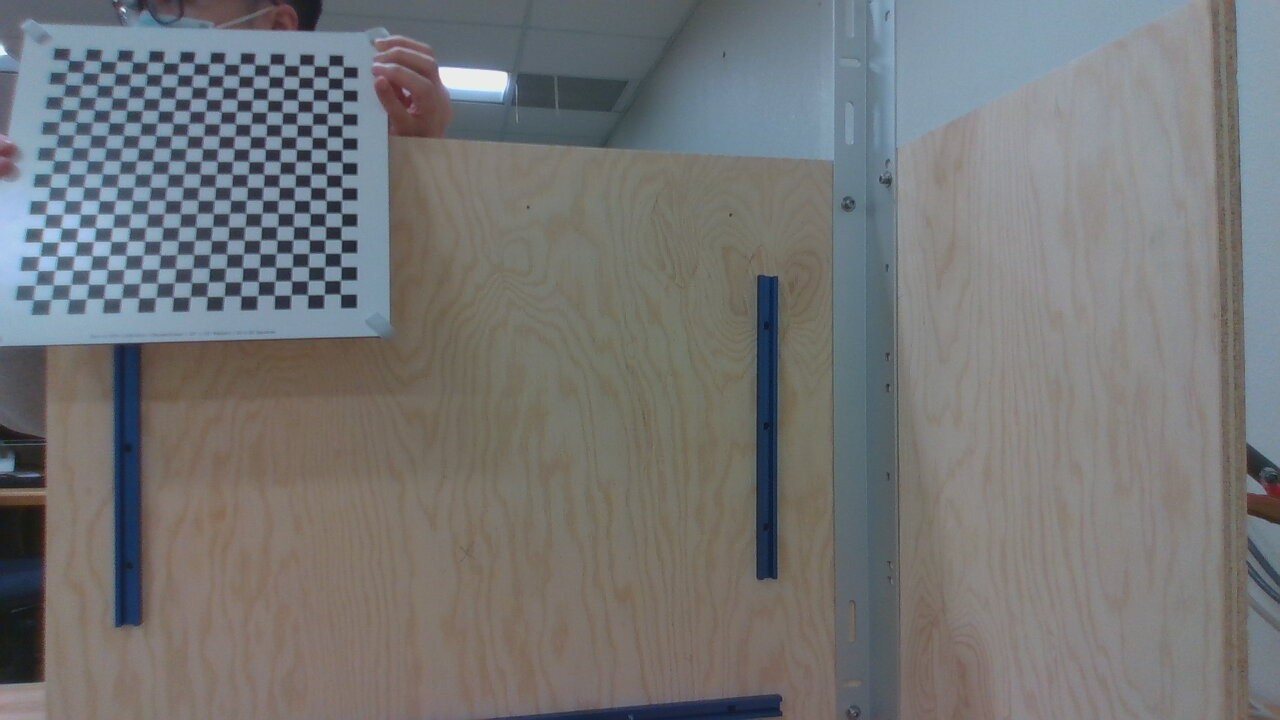
#> input picture vision/resources/calibration/mounted_cam/img_a0_down.jpg, 1280 x 720 px; its folder holds 4 pictures in this run
$ python cam_calibration.py
#> lines starting #> are read from the running program, lines starting #| are printed output that depends on the picture
#!/usr/bin/env python3
import cv2
import numpy as np
import glob

class CameraCalibration:
    def __init__(self):
        # Termination criteria
        self.criteria = (cv2.TERM_CRITERIA_EPS + cv2.TERM_CRITERIA_MAX_ITER, 30, 0.001)
        # Define lists to store points from images
        self.points_3d = [] # 3d points in real world space
        self.points_2d = [] # 2d points in image space

    def calibrate(self, directory_path, img_file_prefix, img_format, square_size, height, width):
        # Define board matrix mapping calibration sheet
#> called with img_file_prefix = 'img_', img_format = '.jpg', square_size = 0.127, height = 19, width = 19
        object_point = np.zeros((height * width, 3), np.float32)
        object_point[:, :2] = np.mgrid[0:width, 0:height].T.reshape(-1, 2)
        # Represent square_size in meters, width/height are number of squares each way
        object_point *= square_size

        # Define images and loop to find corners on board
        images = glob.glob(directory_path)

        for i in images:
            image = cv2.imread(i)
#> image is the input picture: shape (720, 1280, 3); mean B, G, R 117.9, 117.7, 116.8
            gray  = cv2.cvtColor(image, cv2.COLOR_BGR2GRAY) # Process for gray because B/W board
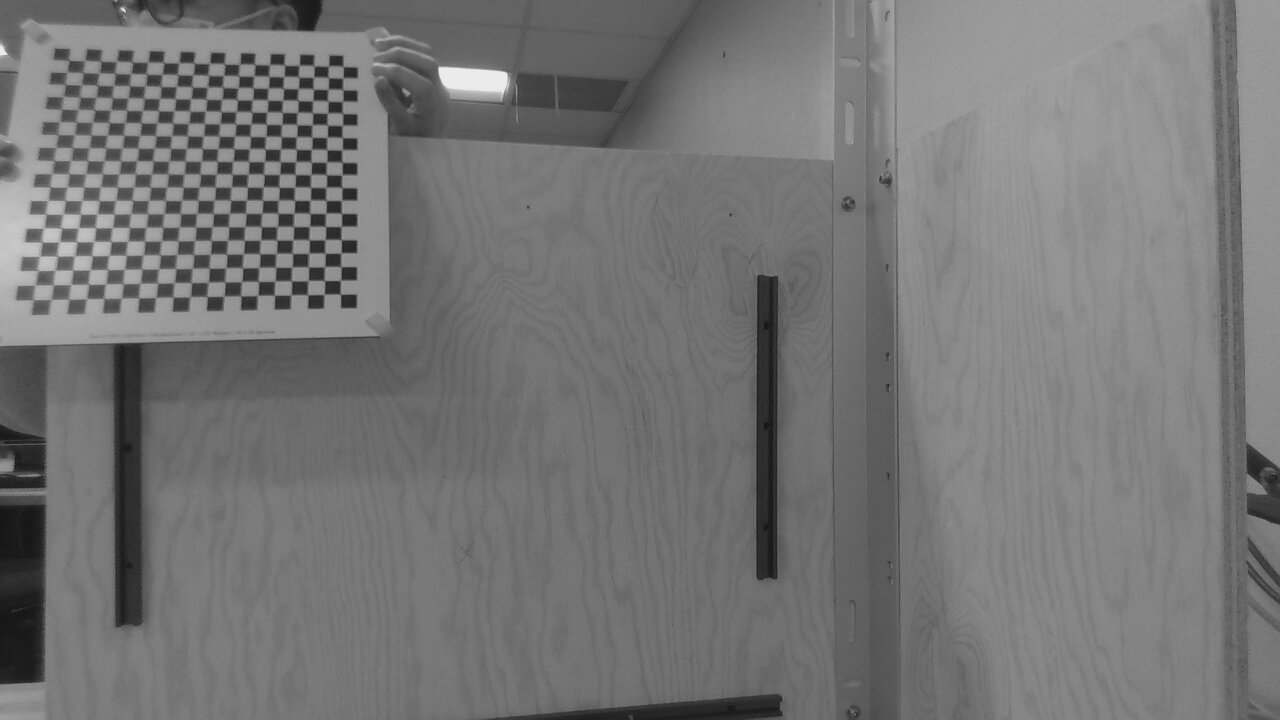
#> gray: shape (720, 1280); min 17, max 243, mean 117.4

            ret, corners = cv2.findChessboardCorners(gray, (width, height), flags=cv2.CALIB_CB_EXHAUSTIVE)
#> ret = False; corners = None

            # If corners found, add and store to our result
            if ret:
                self.points_3d.append(object_point)
                processed_corners = cv2.cornerSubPix(gray, corners, (11,11), (-1,-1), self.criteria) # might need to adjust winSize
                self.points_2d.append(processed_corners)
#> pass 2 of the loop in calibrate, `for i in images:`:
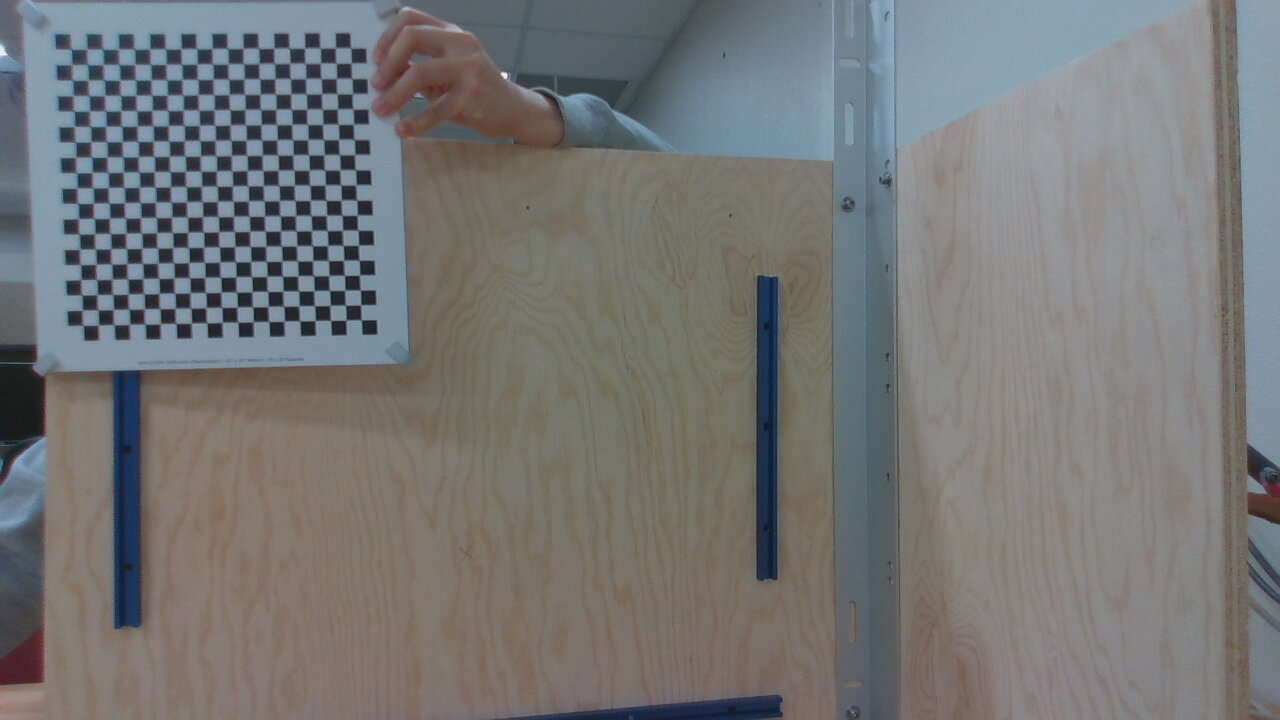
#> input picture vision/resources/calibration/mounted_cam/img_a0_flat.jpg, 1280 x 720 px
#> in calibrate, image is the input picture: shape (720, 1280, 3); mean B, G, R 118.3, 118.2, 117.6
#> in calibrate, `gray  = cv2.cvtColor(image, cv2.COLOR_BGR2GRAY)`:
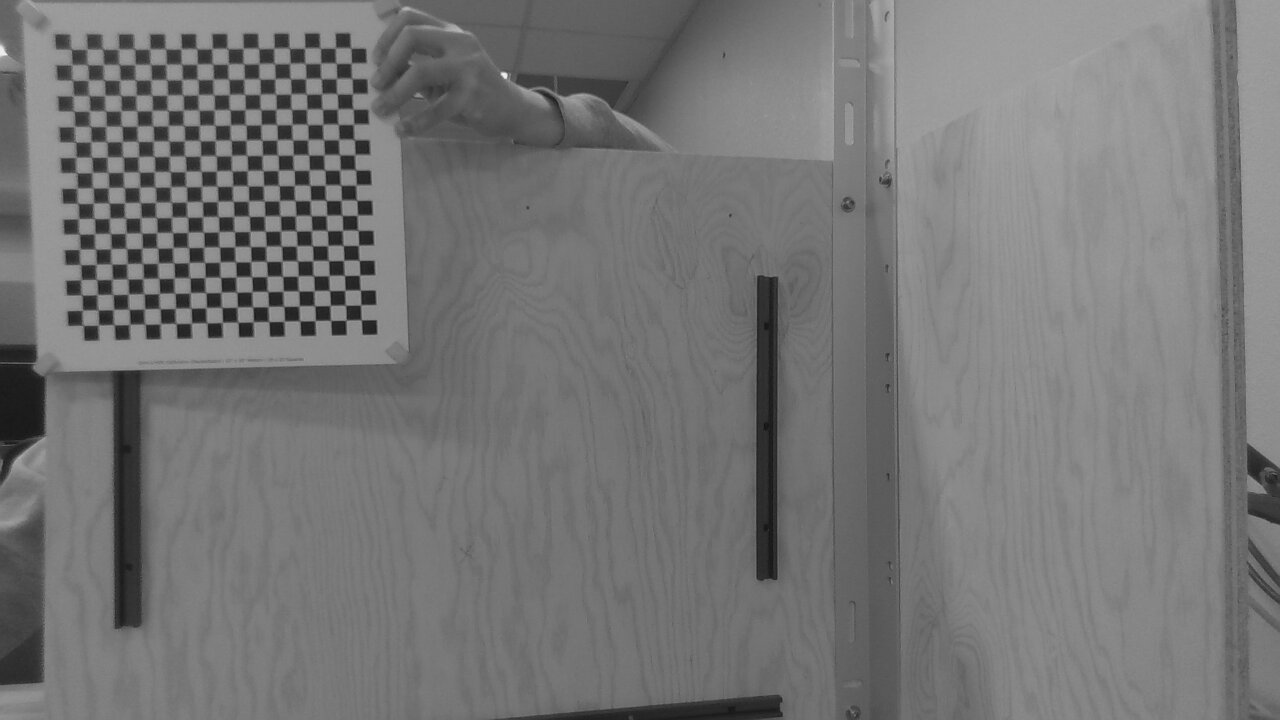
#> gray: shape (720, 1280); min 16, max 245, mean 118
#> ret = True; corners = 361 rows, first 8: [71.6, 49.34], [87.18, 49.01], [102.7, 49.1], [118.4, 48.8], [135.2, 49.32], [149.9, 48.89], [165.7, 49.1], [181, 48.8]
#> processed_corners = 361 rows, first 8: [71.15, 49.27], [86.69, 49.15], [102.6, 49.2], [118.3, 49.14], [134.3, 49.09], [149.7, 48.9], [165.4, 48.77], [181.1, 48.68]
#> pass 3 of the loop in calibrate, `for i in images:`:
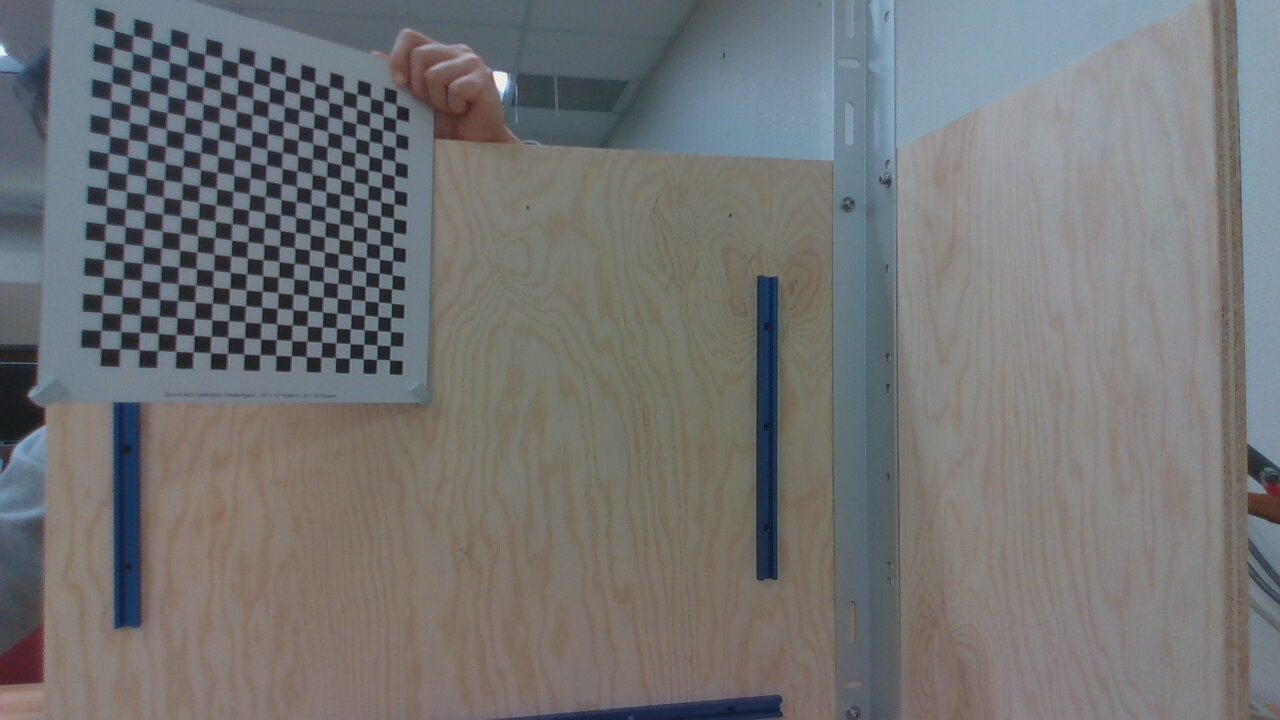
#> input picture vision/resources/calibration/mounted_cam/img_a0_left.jpg, 1280 x 720 px
#> in calibrate, image is the input picture: shape (720, 1280, 3); mean B, G, R 116.1, 115.9, 115.2
#> in calibrate, `gray  = cv2.cvtColor(image, cv2.COLOR_BGR2GRAY)`:
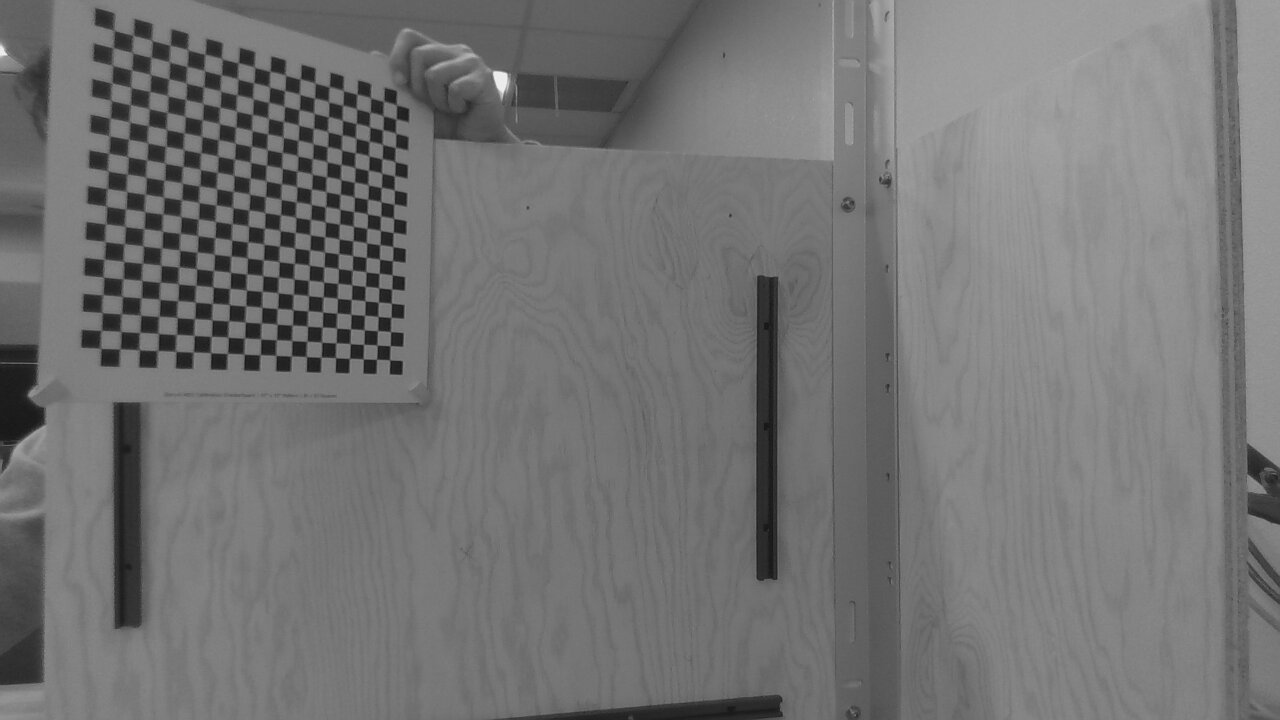
#> gray: shape (720, 1280); min 19, max 243, mean 115.7
#> corners = 361 rows, first 8: [115.4, 30.68], [133.1, 34.96], [152.5, 40.95], [170.1, 45.29], [188.7, 50.14], [205, 54.35], [221.5, 58.09], [238.4, 62.39]
#> processed_corners = 361 rows, first 8: [113.8, 30.27], [133.1, 35.31], [151.7, 40.32], [170, 45.16], [187.7, 49.64], [204.8, 54.28], [221.7, 58.57], [238.2, 62.83]
#> the loop made 4 passes; the first 3 are shown

                # [7 lines of commented-out code are left out]
        ret, mtx, dist, rvecs, tvecs = cv2.calibrateCamera(self.points_3d, self.points_2d, gray.shape[::-1], None, None)
        return [ret, mtx, dist, rvecs, tvecs]

    ## Getters and setters
    def get_points_3d(self):
        return self.points_3d

    def get_points_2d(self):
            return self.points_2d

    ## Helpful functions for image calibration
    def save_coefficients(mtx, dist, path):
        """
        Save the camera matrix and the distortion coefficients to given path/file.
        """
        cv_file = cv2.FileStorage(path, cv2.FILE_STORAGE_WRITE)
        cv_file.write("K", mtx)
        cv_file.write("D", dist)
        cv_file.release()

    def load_coefficients(path):
        """
        Loads camera matrix and distortion coefficients.
        """
        # FILE_STORAGE_READ
        cv_file = cv2.FileStorage(path, cv2.FILE_STORAGE_READ)

        camera_matrix = cv_file.getNode("K").mat()
        dist_matrix = cv_file.getNode("D").mat()

        cv_file.release()
        return [camera_matrix, dist_matrix]


def main():
    ## main() for testing ONLY
    # Define calibration object to hold and store points
    cam_calibration = CameraCalibration()

    # Defiine arguments to pass to calibrate() parameters
    directory_path = "vision/resources/calibration/mounted_cam/*"
    img_file_prefix = "img_"
    img_format = ".jpg"
    square_size = 0.127 # in meters; each square is 0.5inch
    height = 20-1 # squares high
    width = 20-1 # squares across

    calibration_matrices = cam_calibration.calibrate(directory_path, img_file_prefix, img_format, square_size, height, width)

    points_2d = cam_calibration.get_points_2d()
    points_3d = cam_calibration.get_points_3d()

if __name__ == '__main__':
    main()
